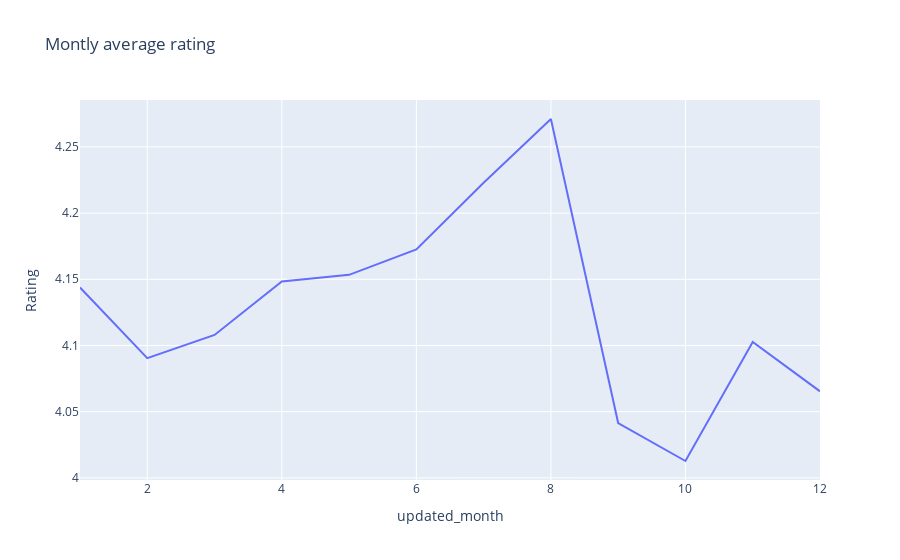

Source (notebook cell):
### Code cell
#Prepare the plot
fig = px.line(res, x="updated_month",y="Rating",title="Montly average rating")
fig.show()

### Figure 1 — Plotly figure (JSON) as saved in the notebook; plotly's stock layout.template omitted (floating-point values rounded to 4 significant figures)
{"data": [{"hovertemplate": "updated_month=%{x}<br>Rating=%{y}<extra></extra>", "legendgroup": "", "line": {"color": "#636efa", "dash": "solid"}, "mode": "lines", "name": "", "orientation": "v", "showlegend": false, "type": "scatter", "x": [1, 2, 3, 4, 5, 6, 7, 8, 9, 10, 11, 12], "xaxis": "x", "y": [4.144, 4.09, 4.108, 4.148, 4.153, 4.173, 4.223, 4.271, 4.041, 4.013, 4.103, 4.065], "yaxis": "y"}], "layout": {"legend": {"tracegroupgap": 0}, "title": {"text": "Montly average rating"}, "xaxis": {"anchor": "y", "domain": [0, 1], "title": {"text": "updated_month"}}, "yaxis": {"anchor": "x", "domain": [0, 1], "title": {"text": "Rating"}}}}
